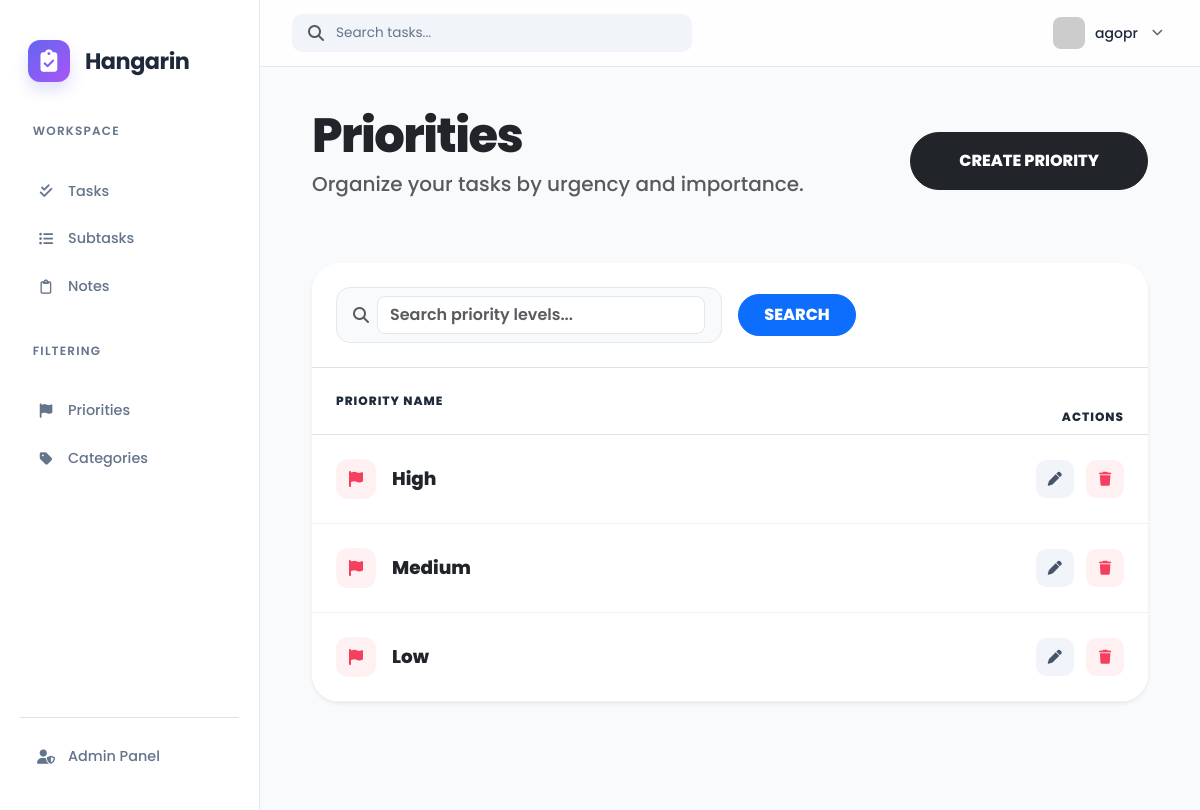
/priority_list/ (signed in), run on the app's committed database.
### hangarinapp/models.py (models this page shows, shortened)
class BaseModel(models.Model):
    created_at = models.DateTimeField(auto_now_add=True)
    updated_at = models.DateTimeField(auto_now=True)
    class Meta:
        abstract = True

class Priority(BaseModel):
    name = models.CharField(max_length=100)
    class Meta:
        verbose_name = "Priority"
        verbose_name_plural = "Priorities"

### hangarinapp/views.py (the view)
# urls.py: path('priority_list/', views.PriorityList.as_view(), name='priority-list'),
class PriorityList(LoginRequiredMixin, ListView):
    model = Priority
    context_object_name = 'priorities'
    template_name = 'priority_list.html'
    paginate_by = 5
    login_url = '/accounts/login/'
    def get_queryset(self):
        queryset = super().get_queryset().order_by('-id')
        query = self.request.GET.get('q')
        if query:
            queryset = queryset.filter(Q(name__icontains=query))
        return queryset

### templates/priority_list.html (shortened to what this page needs)
{% extends 'base.html' %}
{% load static %}
{% block content %}
<div class="container-fluid pb-5">
    <div class="d-flex justify-content-between align-items-center mb-5">
        <div>
            <h1 class="text-dark mb-1" style="font-weight: 800; font-size: 3rem; letter-spacing: -1.5px;">Priorities</h1>
            <p class="text-muted fs-5" style="font-weight: 500;">Organize your tasks by urgency and importance.</p>
        </div>
        <a href="{% url 'priority-add' %}" class="btn btn-dark rounded-pill px-5 py-3" style="font-weight: 800;">CREATE PRIORITY</a>
    </div>
    <div class="card border-0 shadow-sm" style="border-radius: 28px; overflow: hidden; background-color: #fff;">
        <div class="p-4 border-bottom bg-white">
            <form method="GET" action="{% url 'priority-list' %}" class="row g-3 align-items-center">
                <div class="col-md-6">
                    <div class="d-flex align-items-center px-3 py-2" style="background-color: #f8fafc; border-radius: 14px; border: 1px solid #e2e8f0;">
                        <i class="fas fa-search text-muted me-2"></i>
                        <input type="text" name="q" value="{{ request.GET.q }}" class="form-control border-0 bg-transparent shadow-none" style="font-weight: 600;" placeholder="Search priority levels...">
                    </div>
                </div>
                <div class="col-md-2">
                    <button type="submit" class="btn btn-primary w-100 rounded-pill py-2" style="font-weight: 800;">SEARCH</button>
                </div>
            </form>
        </div>
        <div class="table-responsive">
            <table class="table align-middle mb-0">
                <thead style="background-color: #f8fafc;">
                    <tr>
                        <th class="ps-4 py-4 text-uppercase" style="font-weight: 800; color: #1e293b; font-size: 0.75rem; letter-spacing: 1px;">Priority Name</th>
                        <th class="text-end pe-4 text-uppercase" style="font-weight: 800; color: #1e293b; font-size: 0.75rem; letter-spacing: 1px;">Actions</th>
                    </tr>
                </thead>
                <tbody>
                    {% for priority in object_list %}
                    <tr style="border-bottom: 1px solid #edf2f7;">
                        <td class="ps-4 py-4">
                            <div class="d-flex align-items-center">
                                <div class="me-3" style="width: 40px; height: 40px; display: flex; align-items: center; justify-content: center; border-radius: 12px; background-color: #fff1f2; color: #f43f5e;">
                                    <i class="fas fa-flag" style="font-size: 1rem;"></i>
                                </div>
                                <span class="text-dark" style="font-weight: 800; font-size: 1.15rem;">{{ priority.name }}</span>
                            </div>
                        </td>
                        <td class="text-end pe-4">
                            <a href="{% url 'priority-update' priority.id %}" class="btn btn-sm me-2" style="border-radius: 10px; background-color: #f1f5f9; color: #475569; width: 38px; height: 38px; display: inline-flex; align-items: center; justify-content: center; border: none;">
                                <i class="fas fa-pen"></i>
                            </a>
                            <a href="{% url 'priority-delete' priority.id %}" class="btn btn-sm" style="border-radius: 10px; background-color: #fff1f2; color: #f43f5e; width: 38px; height: 38px; display: inline-flex; align-items: center; justify-content: center; border: none;">
                                <i class="fas fa-trash"></i>
                            </a>
                        </td>
                    </tr>
                    {% endfor %}
                </tbody>
            </table>
        </div>
    </div>
</div>
{% endblock %}

### templates/base.html (shortened to what this page needs)
{% load static %}
{% load pwa %}
<!DOCTYPE html>
<html lang="en">
<head>
    <link href="https://cdn.jsdelivr.net/npm/bootstrap@5.3.0/dist/css/bootstrap.min.css" rel="stylesheet">
    <link rel="stylesheet" href="https://cdnjs.cloudflare.com/ajax/libs/font-awesome/6.5.0/css/all.min.css">
</head>
<body>
<div class="app-layout">
    <aside class="sidebar-wrapper">
    <a href="/" class="brand-box text-decoration-none">
        <div class="brand-logo">
            <i class="fas fa-clipboard-check"></i>
        </div>
        <div class="brand-text">
            <h1 class="brand-name mb-0">Hangarin</h1>
        </div>
    </a>
    <nav class="flex-grow-1">
        <div class="nav-group">
            <p class="nav-label">Workspace</p>
            <a href="{% url 'task-list' %}" class="sidebar-link {% if 'task' in request.path %}active{% endif %}">
                <i class="fas fa-check-double"></i>
                <span>Tasks</span>
            </a>
            <a href="{% url 'subtask-list' %}" class="sidebar-link {% if 'subtask' in request.path %}active{% endif %}">
                <i class="fas fa-list-ul"></i>
                <span>Subtasks</span>
            </a>
            <a href="{% url 'note-list' %}" class="sidebar-link {% if 'note' in request.path %}active{% endif %}">
                <i class="far fa-clipboard"></i>
                <span>Notes</span>
            </a>
        </div>
        <div class="nav-group">
            <p class="nav-label">Filtering</p>
            <a href="{% url 'priority-list' %}" class="sidebar-link">
                <i class="fas fa-flag"></i>
                <span>Priorities</span>
            </a>
            <a href="{% url 'category-list' %}"class="sidebar-link">
                <i class="fas fa-tag"></i>
                <span>Categories</span>
            </a>
        </div>
    </nav>
    <div class="system-nav mt-auto border-top pt-3">
        <a href="/admin/" class="sidebar-link">
            <i class="fas fa-user-shield"></i>
            <span>Admin Panel</span>
        </a>
    </div>
</aside>
    <main class="main-viewport">
        <header class="glass-header">
            <div class="search-bar">
                <i class="fas fa-search text-muted"></i>
                <input type="text" id="mainSearch" placeholder="Search tasks...">
            </div>
            <div class="dropdown">
                <div class="profile-trigger" data-bs-toggle="dropdown">
                    <img src="https://ui-avatars.com/api/?name={{ user.username|default:'User' }}&background=6366f1&color=fff&bold=true" class="avatar">
                    <span class="d-none d-lg-inline fw-medium small">{{ user.username|default:"Guest" }}</span>
                    <i class="fas fa-chevron-down small text-muted ms-1" style="font-size: 0.7rem;"></i>
                </div>
            </div>
        </header>
        <div class="content-container" id="searchableArea">
            {% block content %}
            {% endblock %}
        </div>
    </main>
</div>
</body>
</html>

### templates/base.html (style rules this page uses)
:root { --bg-body: #f8fafc; --sidebar-bg: #ffffff; --accent-primary: #6366f1; --accent-hover: #4f46e5; --text-main: #1e293b; --text-muted: #64748b; --sidebar-width: 260px; --card-shadow: 0 4px 12px rgba(0, 0, 0, 0.03); --border-color: #e2e8f0; }
body { background-color: var(--bg-body); color: var(--text-main); font-family: 'Poppins', sans-serif; min-height: 100vh; margin: 0; overflow-x: hidden; }
.sidebar-wrapper { position: fixed; top: 0; left: 0; bottom: 0; width: var(--sidebar-width); background: var(--sidebar-bg); border-right: 1px solid var(--border-color); display: flex; flex-direction: column; padding: 2rem 1.25rem; z-index: 1050; transition: all 0.3s ease; }
.brand-box { display: flex; align-items: center; gap: 15px; padding: 0.5rem 0.5rem 2.5rem; }
.brand-logo { width: 42px; height: 42px; background: linear-gradient(135deg, #6366f1 0%, #a855f7 100%); border-radius: 12px; display: flex; align-items: center; justify-content: center; color: white !important; font-size: 1.4rem; box-shadow: 0 8px 15px rgba(99, 102, 241, 0.2); flex-shrink: 0; }
.brand-name { font-weight: 700; font-size: 1.4rem; color: #1e293b !important; line-height: 1; letter-spacing: -0.5px; }
.brand-text { display: flex; flex-direction: column; }
.nav-group { margin-bottom: 2rem; }
.nav-label { font-size: 0.75rem; text-transform: uppercase; letter-spacing: 0.1em; color: var(--text-muted) !important; padding: 0 0.8rem 0.8rem; font-weight: 600; }
.sidebar-link { display: flex; align-items: center; gap: 12px; padding: 0.75rem 1rem; color: var(--text-muted) !important; text-decoration: none; border-radius: 12px; font-weight: 500; font-size: 0.9rem; transition: all 0.2s ease; margin-bottom: 2px; }
.sidebar-link i { width: 20px; text-align: center; }
.main-viewport { margin-left: var(--sidebar-width); padding: 0; min-height: 100vh; }
.glass-header { background: rgba(255, 255, 255, 0.8); backdrop-filter: blur(10px); border-bottom: 1px solid var(--border-color); padding: 0.75rem 2rem; display: flex; align-items: center; justify-content: space-between; position: sticky; top: 0; z-index: 1000; }
.search-bar { background: #f1f5f9; border-radius: 10px; padding: 0.5rem 1rem; display: flex; align-items: center; gap: 10px; width: 100%; max-width: 400px; }
.search-bar input { background: transparent !important; border: none !important; color: var(--text-main) !important; width: 100%; outline: none; font-size: 0.85rem; }
.search-bar input::placeholder { color: var(--text-muted); }
.profile-trigger { display: flex; align-items: center; gap: 10px; cursor: pointer; padding: 5px; border-radius: 10px; transition: background 0.2s; }
.avatar { width: 32px; height: 32px; border-radius: 8px; object-fit: cover; }
.content-container { padding: 2.5rem; animation: fadeIn 0.4s ease-out; }
input, select, textarea, .form-control { color: var(--text-main) !important; background-color: #ffffff !important; border: 1px solid var(--border-color) !important; border-radius: 8px !important; }

### data on the page
Priority: name "High"
Priority: name "Medium"
Priority: name "Low"

### other printed values
{{ user.username|default:"Guest" }} "agopr"
